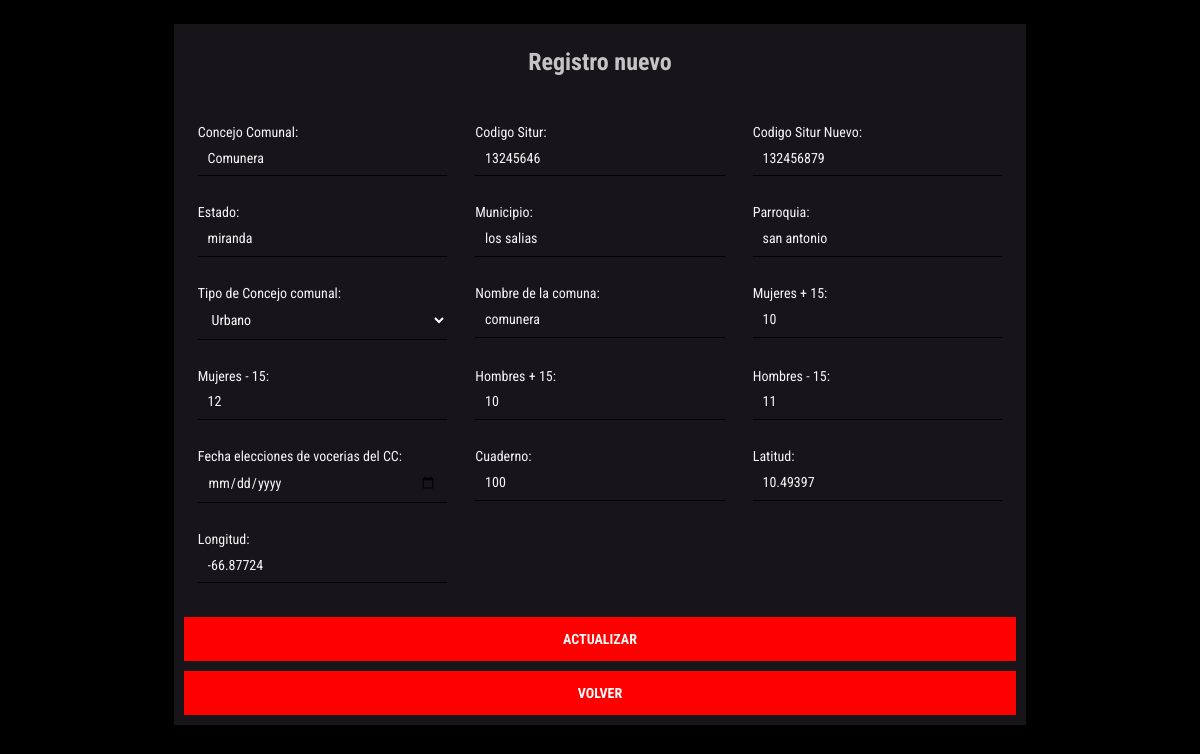
The page /editar/editarCC.php?id=1 (signed in) on the database its author committed.
### tables this page shows
CREATE TABLE `ccomunal` (
  `id_cc` int(10) NOT NULL,
  `nombre_cc` varchar(30) NOT NULL,
  `situr` varchar(70) NOT NULL,
  `situr_nuevo` varchar(70) NOT NULL,
  `estado` varchar(20) NOT NULL,
  `municipio` varchar(20) NOT NULL,
  `parroquia` varchar(30) NOT NULL,
  `tipo_cc` varchar(10) NOT NULL,
  `comuna` varchar(30) NOT NULL,
  `situacion` varchar(10) NOT NULL,
  `habitantes` int(10) NOT NULL,
  `prop_elecciones` date NOT NULL,
  `vencimiento` date NOT NULL,
  `cuaderno` int(10) NOT NULL,
  `participantes` int(10) NOT NULL,
  `acta` varchar(100) NOT NULL,
  `Mmayores` int(10) NOT NULL,
  `Mmenores` int(10) NOT NULL,
  `Hmayores` int(10) NOT NULL,
  `Hmenores` int(10) NOT NULL,
  `Latitud` varchar(40) NOT NULL,
  `Longitud` varchar(40) NOT NULL
);

### editar/editarCC.php (the view, shortened to what this page needs)
<?php
$conexion = conectar();
$idCC = $_GET['id'];
$sqlCC = "SELECT * FROM ccomunal WHERE id_cc = '$idCC' ";
$respuestaCC = mysqli_query($conexion, $sqlCC);
while($traerCC = mysqli_fetch_assoc($respuestaCC)){
?>
<!DOCTYPE html>
<html>
<head>
	<link rel="stylesheet" type="text/css" href="../css/estiloMenu.css">
</head>
<body style="background-color: black;">
	<div class="contenedor">
		<div class="Form FormEdit">
			<h2 class="tituloForm"> Registro nuevo</h2>
			<form method="POST" action="<?php $_SERVER['PHP_SELF'] ?>" enctype="multipart/form-data">
			<p>
				<label for="NombreC"> Concejo Comunal: </label>
				<input type="text" name="nombre" class="input-camp" id="NombreC" value="<?php echo $traerCC['nombre_cc']; ?>" required>
			</p>
			<p>
				<label for="Situr"> Codigo Situr: </label>
				<input type="text" name="situr" class="input-camp" id="Situr" value="<?php echo $traerCC['situr']; ?>" required>
			</p>
			<p>
				<label for="SiturN"> Codigo Situr Nuevo: </label>
				<input type="text" name="siturN" class="input-camp" id="SiturN" value="<?php echo $traerCC['situr_nuevo']; ?>" required>
			</p>
			<p>
				<label for="Estado"> Estado: </label>
				<input type="text" name="estado" class="input-camp" id="Estado" value="<?php echo $traerCC['estado']; ?>" required>
			</p>
			<p>
				<label for="Municipio"> Municipio: </label>
				<input type="text" name="municipio" class="input-camp" id="Municipio" value="<?php echo $traerCC['municipio']; ?>" required>
			</p>
			<p>
				<label for="Parroquia"> Parroquia: </label>
				<input type="text" name="parroquia" class="input-camp" id="Parroquia" value="<?php echo $traerCC['parroquia']; ?>" required>
			</p>
			<p>
				Tipo de Concejo comunal:
				<select name="TipoConcejo" class="input-camp" id="TipoConcejo" required>
					<option value="<?php echo $traerCC['tipo_cc']; ?>" selected > <?php echo $traerCC['tipo_cc']; ?> </option>
				</select>
			</p>
			<p>
				<label for="NombreCom"> Nombre de la comuna: </label>
				<input type="text" name="nombreCom" class="input-camp" id="NombreCom" value="<?php echo $traerCC['comuna']; ?>" required>
			</p>
			<p>
				<label for="Fmayores"> Mujeres + 15: </label>
				<input type="text" name="fmayores" class="input-camp" id="Fmayores" value="<?php echo $traerCC['Mmayores']; ?>" required>
			</p>
			<p>
				<label for="Fmenores"> Mujeres - 15: </label>
				<input type="text" name="fmenores" class="input-camp" id="Fmenores" value="<?php echo $traerCC['Mmenores']; ?>" required>
			</p>
			<p>
				<label for="Hmayores"> Hombres + 15: </label>
				<input type="text" name="hmayores" class="input-camp" id="Hmayores" value="<?php echo $traerCC['Hmayores']; ?>" required>
			</p>
			<p>
				<label for="Hmenores"> Hombres - 15: </label>
				<input type="text" name="hmenores" class="input-camp" id="Hmenores" value="<?php echo $traerCC['Hmenores']; ?>" required>
			</p>
			<p>
				<label for="FechaVoce"> Fecha elecciones de vocerias del CC: </label>
				<input type="date" name="fechaVoce" class="input-camp" id="FechaVoce" onchange="Vence()" required>
			</p>
			<p>
				<label for="Cuaderno"> Cuaderno: </label>
				<input type="text" name="cuaderno" class="input-camp" id="Cuaderno" value="<?php echo $traerCC['cuaderno']; ?>" required>
			</p>
			<p>
				<label for="Lat"> Latitud: </label>
				<input type="text" name="Latitud" class="input-camp" id="Lat" value="<?php echo $traerCC['Latitud']; ?>" required>
			</p>
			<p>
				<label for="Long"> Longitud: </label>
				<input type="text" name="Longitud" class="input-camp" id="Long" value="<?php echo $traerCC['Longitud']; ?>" required>
			</p>
			<?php
				}
			?>
			<button name="Actualizar" class="btn-Enviar bloque">
				Actualizar
			</button>
			<a href="../ConcejoC.php" class="btn-Volver bloque">
				Volver
			</a>
			</form>
		</div>
	</div>
</body>
</html>

### css/estiloMenu.css (style rules this page uses)
* { margin: 0; padding: 0; font-family: 'Roboto Condensed', sans-serif; box-sizing: border-box; }
body { background-color:#rgba(190, 190, 190, .9); }
a { text-decoration: none; color: rgba(230, 230, 230, .9); }
.contenedor { max-width: 900px; margin-left: auto; margin-right: auto; padding: 1.5em; }
.FormEdit { box-shadow: 0 0 20px 0 black; background-color: #171519; margin-top: -40px; }
.Form { box-shadow: 0 0 20px 0 black; background-color: #171519; }
.Form form { display: grid; grid-template-columns: 1fr 1fr 1fr ; }
.Form form .bloque { grid-column: 1 / 4; }
.Form form p { margin: 0; padding: 1em; }
.Form form button, .Form form input, .Form form select, .Form form { width: 100%; padding: .7em; border: none; background:none; border-bottom: 1px solid black; outline: none; color: whitesmoke; font-size: 14px; }
.Form form select { color: white; background-color: #171519; }
.Form form button { background-color: red; border: 0; text-transform: uppercase; padding: 1em; }
.Form > * { padding: 1em; }
.tituloForm { text-align: center; color: rgba(240, 240, 240, .8); font-size: 1.5em; margin-top:40px; }
.btn-Enviar { background: whitesmoke; color: black; margin-top: 20px; font-weight: bold; font-size: 20px; cursor: pointer; }
.btn-Volver { background: whitesmoke; color: white; margin-top: 10px; font-weight: bold; font-size: 1em; cursor: pointer; background-color: red; border: 0; text-transform: uppercase; padding: 1em; text-align: center; }

### rows shown on the page
ccomunal: nombre "Comunera", situr "13245646", siturN "132456879", estado "miranda", municipio "los salias", parroquia "san antonio", TipoConcejo "Urbano", nombreCom "comunera", fmayores "10", fmenores "12", hmayores "10", hmenores "11", cuaderno "100", Latitud "10.49397", Longitud "-66.87724"
